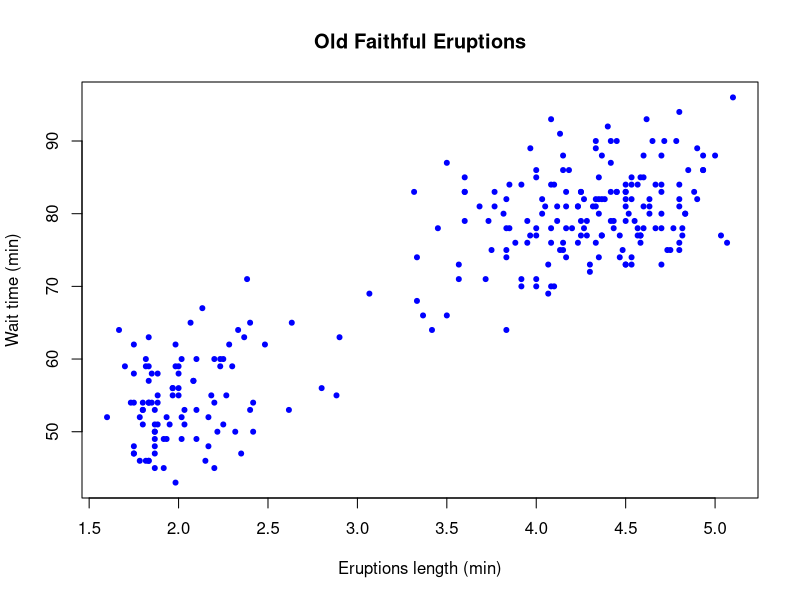
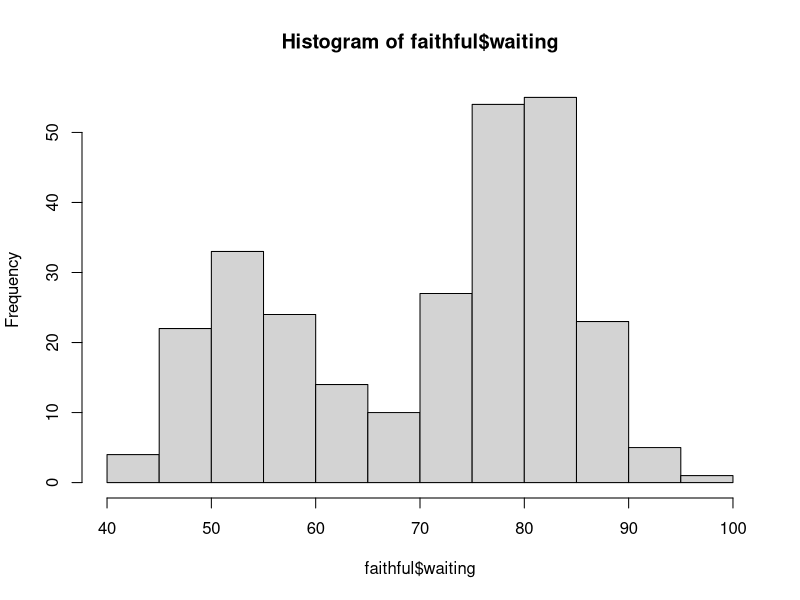
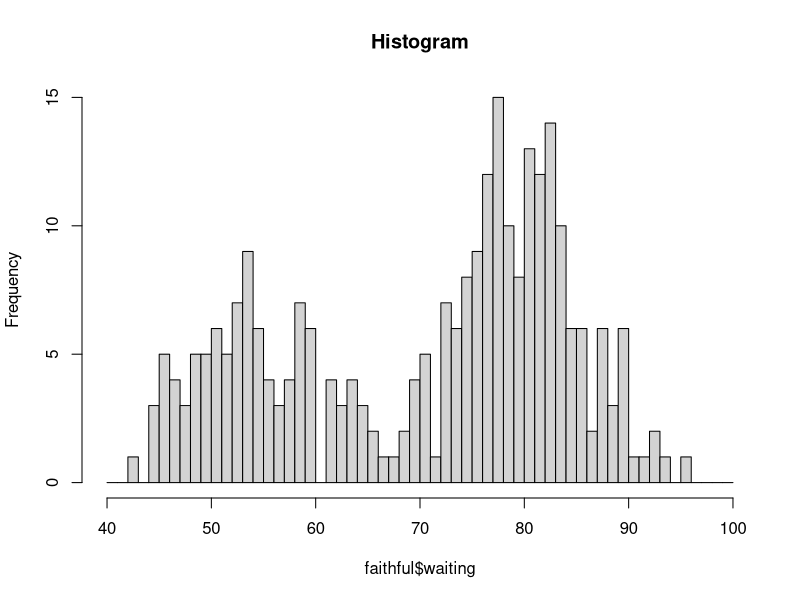
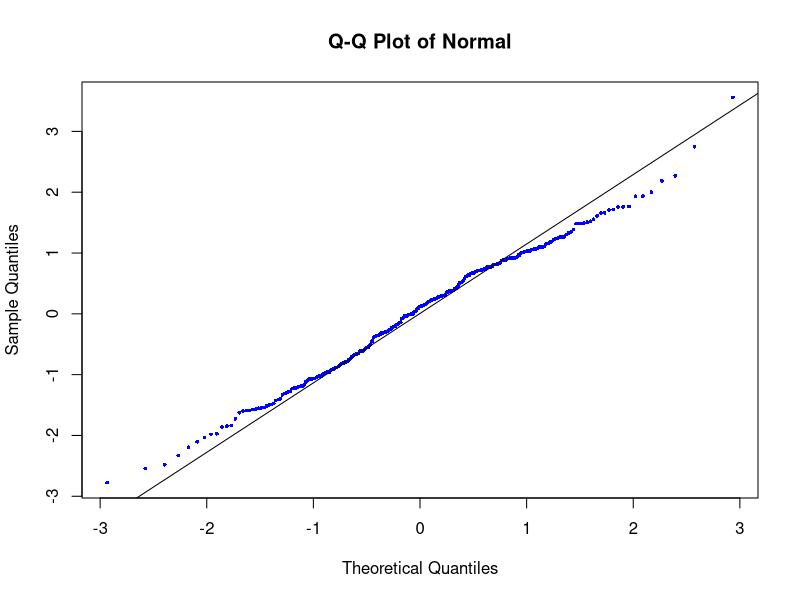
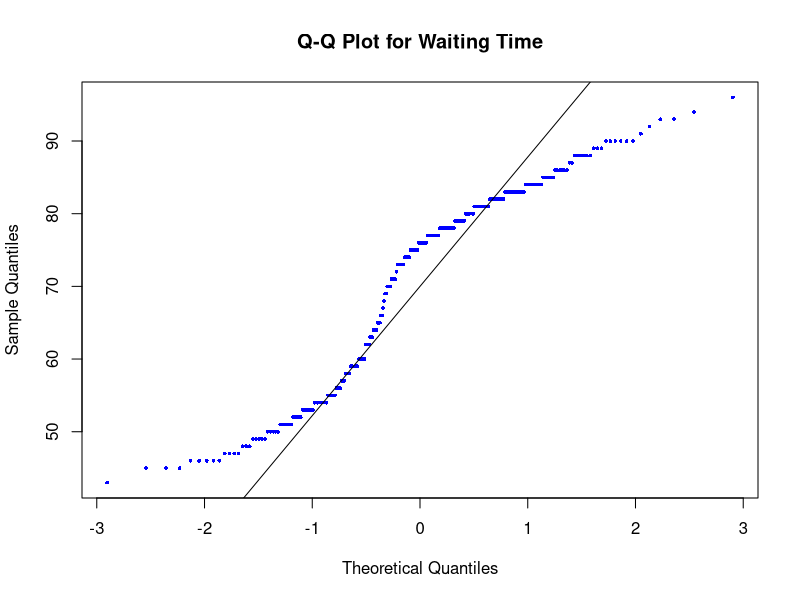
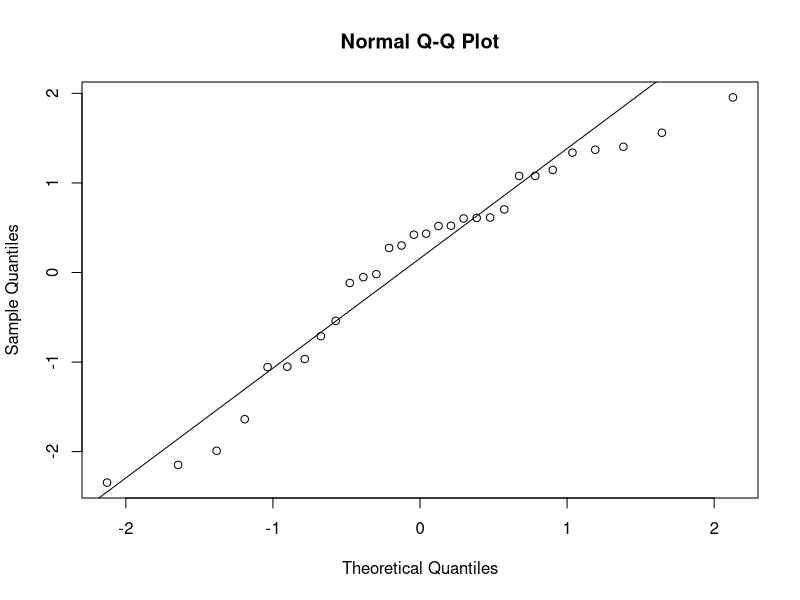
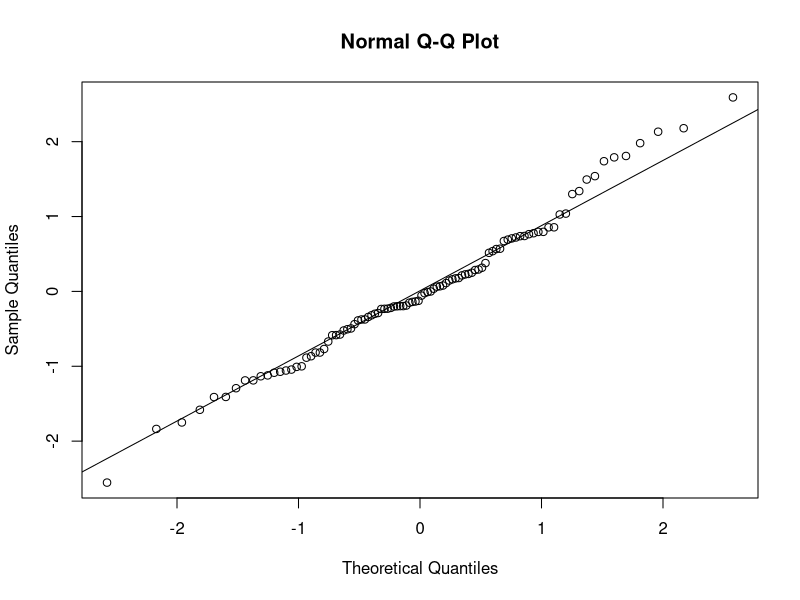
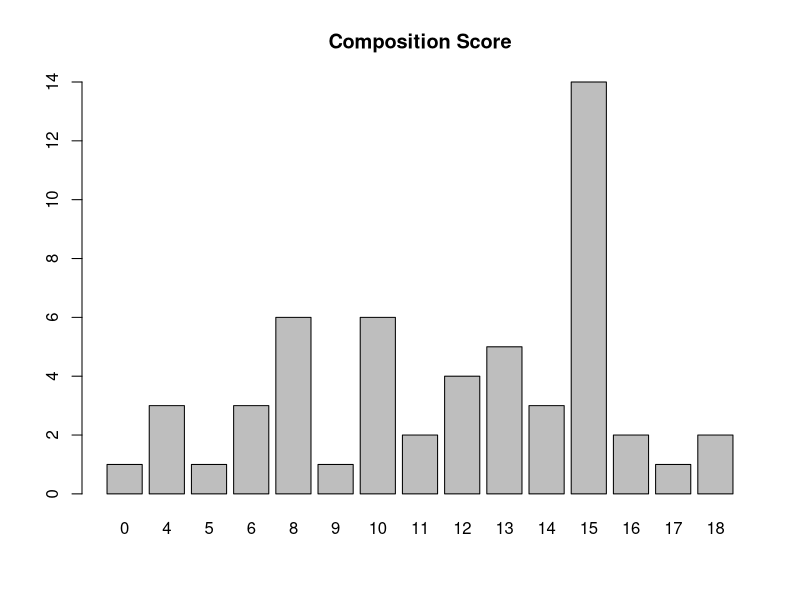

Reproduce these figures in R, in order.
## ---- chunk 1
library(datasets)
head(faithful)

plot(faithful, main='Old Faithful Eruptions', xlab='Eruptions length (min)', ylab='Wait time (min)', pch=20, col='blue')
## ---- chunk 2
hist(faithful$waiting)
## ---- chunk 3
# Breaks (aka bins)
hist(faithful$waiting, plot=FALSE)$breaks
# how many counts in each bin
hist(faithful$waiting, plot=FALSE)$counts

#change size of bins 
hist(faithful$waiting, main='Histogram', breaks = seq(from=40,to=100,by=1))
## ---- chunk 4
x <- rnorm(300)
qqnorm(x, pch=16, cex=.5, col='blue', main='Q-Q Plot of Normal')
qqline(x)
## ---- chunk 5
qqnorm(faithful$waiting, pch=16, cex=.5,col='blue', main='Q-Q Plot for Waiting Time')
qqline(faithful$waiting)
## ---- chunk 6
x = rnorm(30); qqnorm(x); qqline(x)
## ---- chunk 7
x = rnorm(100); qqnorm(x); qqline(x)
## ---- chunk 8
library(MASS)
data("painters")
head(painters)
## ---- chunk 9
barplot(table(painters$Composition), main='Composition Score')
barplot(table(painters$School), main='School Score')
